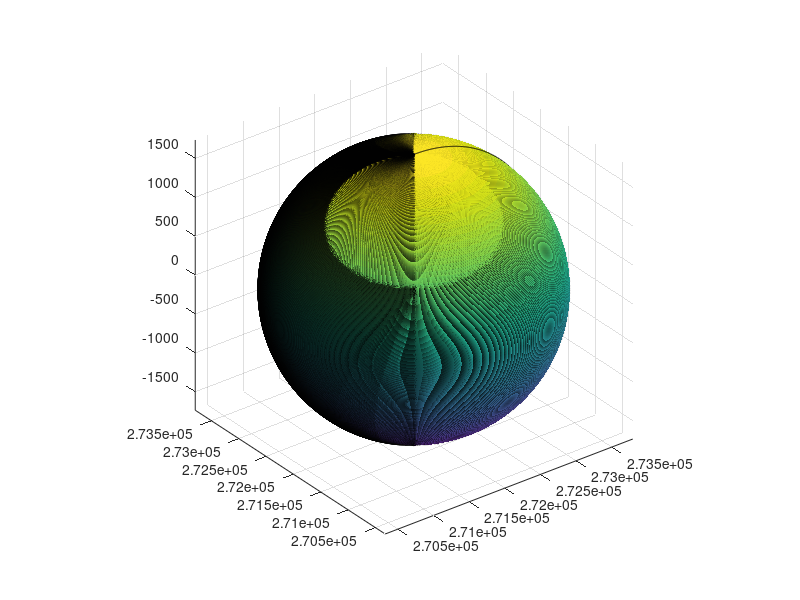

Write MATLAB code to recreate this figure.
% Define the number of points to use when drawing the structures
numPoints = 1000;

% Define the center of the structure
center = [0, 0, 0];


%EARTH
%Earth's radius
r = 6371;

%generate the x and y cordinates for the circle
[x,y,z] = sphere(numPoints);
x = center(1) + x*r;
y = center(1) + y*r;
z = center(1) + z*r;

surf(x,y,z);
shading ('interp');                 % Interpolation   
axis equal
hold on;


%MOON'S ORBIT  
% Define the lengths of the major and minor axes
a = 384748;
b = 363300;

% Define the angle of rotation for the ellipse
theta = pi/4;

% Generate the x and y coordinates for the ellipse
t = linspace(0, 2*pi, numPoints);
x = center(1) + a*cos(t)*cos(theta) - b*sin(t)*sin(theta);
y = center(2) + a*cos(t)*sin(theta) + b*sin(t)*cos(theta);

% Plot the ellipse
plot(x, y, 'b--', LineWidth=0.1);
hold on;
axis equal;
grid on;
shading ('interp'); 

%MOON ITSELF
%Moon's radius
r = 1737;

%CENTER
center = [x(1) y(1) 0];

%generate the x and y cordinates for the circle
[m, n, o] = sphere(numPoints);
m = center(1) + m*r;
n = center(2) + n*r;
o = center(3) + o*r;

surf(m, n, o, "FaceColor","interp");    % Interpolation   
axis equal
colormap = [0.7 0.7 1];          
hold off;


%ANIMATION
%while true 
%MOON ITSELF
%Moon's radius
r = 1737;

%CENTER
center = [x(1) y(1) 0];

%generate the x and y cordinates for the circle
[m, n, o] = sphere(numPoints);
m = center(1) + m*r;
n = center(2) + n*r;
o = center(3) + o*r;

surf(m, n, o, "FaceColor","interp");    % Interpolation   
axis equal
colormap = [0.7 0.7 1];       
hold off;

